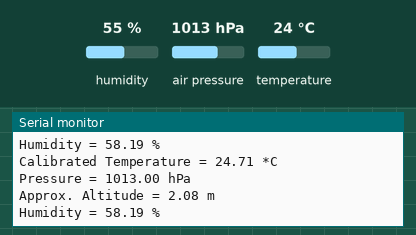
Bench run of a sketch on a simulated Arduino Uno, built with avr-gcc and run on an emulated ATmega328P. Shown: the last lines printed to the serial monitor. The inputs (shaded band) are chosen by the test bench; at power-on: humidity 55 %, air pressure 1013 hPa, temperature 24 °C.

Above: at 1.2 s.
1.3 s: humidity set to 22 %
At 2.5 s:
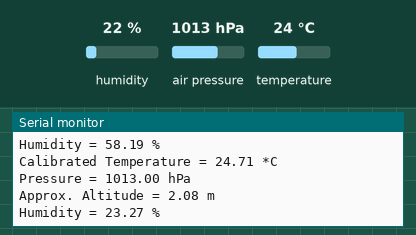
2.8 s: air pressure set to 952 hPa
At 3.8 s:
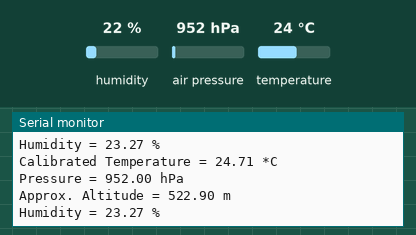
4.3 s: air pressure set to 1048 hPa
At 6.1 s:
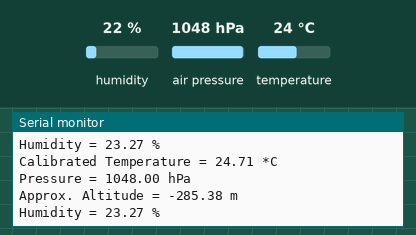
8.4 s: air pressure set to 975 hPa
At 9.3 s:
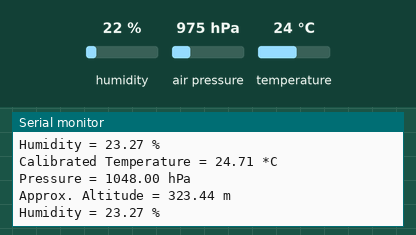
12.5 s: temperature set to 12 °C
At 13.5 s:
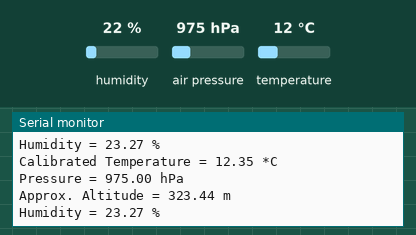
Timing chart, 0 to 15.0 s (numbered marks = the images above; inputs shaded):
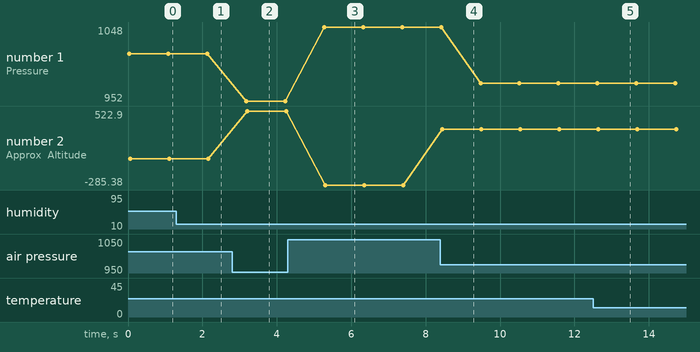

Measured:
- after the input at 1.3 s, the serial monitor: prints a new line after 0.89 s (image 1)
- after the input at 2.8 s, the serial monitor: prints a new line after 0.38 s (image 2)
- after the input at 4.3 s, the serial monitor: prints a new line after 0.98 s (image 3)
- after the input at 8.4 s, the serial monitor: prints a new line after 0.05 s (image 4)
- after the input at 12.5 s, the serial monitor: prints a new line after 0.08 s (image 5)
- plotted number 1: 1013 → 952 after the input at 2.8 s, 952 → 1048 after the input at 4.3 s, 1048 → 975 after the input at 8.4 s
- plotted number 2: 2.08 → 522.9 after the input at 2.8 s, 522.9 → -285.38 after the input at 4.3 s, -285.38 → 323.44 after the input at 8.4 s

The sketch:

BME280.ino
```cpp
#include <Wire.h>
#include <Adafruit_Sensor.h>
#include <Adafruit_BME280.h>

#define SEALEVELPRESSURE_HPA (1013.25)

Adafruit_BME280 bme;

// calibration factor (no intercept model)
const float CAL_FACTOR = 1.0294412;
const float Hum_Factor =  1.0579399;
void setup() {
  Serial.begin(9600);

  if (!bme.begin(0x76)) {
    Serial.println("Could not find a valid BME280 sensor, check wiring!");
    while (1);
  }
}

void loop() {

  // raw sensor temperature
  float temp_raw = bme.readTemperature();
  float hum_raw = bme.readHumidity();
  // calibrated temperature (no intercept model)
  float temp_calibrated = CAL_FACTOR * temp_raw;
  float hum_calibrated = Hum_Factor * hum_raw;


  Serial.print("Calibrated Temperature = ");
  Serial.print(temp_calibrated);
  Serial.println(" *C");

  Serial.print("Pressure = ");
  Serial.print(bme.readPressure() / 100.0F);
  Serial.println(" hPa");

  Serial.print("Approx. Altitude = ");
  Serial.print(bme.readAltitude(SEALEVELPRESSURE_HPA));
  Serial.println(" m");

  Serial.print("Humidity = ");
  Serial.print(hum_calibrated);
  Serial.println(" %");

  Serial.println();
  delay(1000);
}
```
